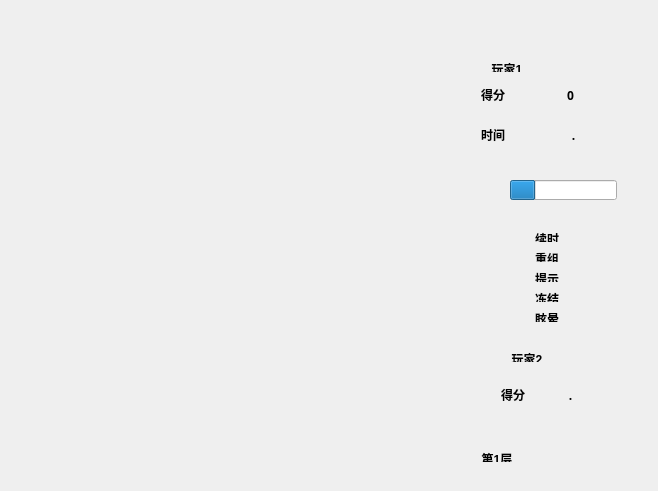
<?xml version="1.0" encoding="UTF-8"?>
<ui version="4.0">
 <class>Widget</class>
 <widget class="QWidget" name="Widget">
  <property name="geometry">
   <rect>
    <x>0</x>
    <y>0</y>
    <width>658</width>
    <height>491</height>
   </rect>
  </property>
  <property name="windowTitle">
   <string>Widget</string>
  </property>
  <widget class="QProgressBar" name="timeBar">
   <property name="geometry">
    <rect>
     <x>510</x>
     <y>180</y>
     <width>107</width>
     <height>20</height>
    </rect>
   </property>
   <property name="value">
    <number>24</number>
   </property>
   <property name="textVisible">
    <bool>false</bool>
   </property>
   <property name="format">
    <string/>
   </property>
  </widget>
  <widget class="QLabel" name="labelTime">
   <property name="geometry">
    <rect>
     <x>480</x>
     <y>120</y>
     <width>26</width>
     <height>31</height>
    </rect>
   </property>
   <property name="font">
    <font>
     <family>微软雅黑</family>
     <weight>75</weight>
     <bold>true</bold>
    </font>
   </property>
   <property name="text">
    <string>&lt;html&gt;&lt;head/&gt;&lt;body&gt;&lt;p align=&quot;center&quot;&gt;时间&lt;/p&gt;&lt;/body&gt;&lt;/html&gt;</string>
   </property>
   <property name="alignment">
    <set>Qt::AlignCenter</set>
   </property>
  </widget>
  <widget class="QLabel" name="numTime">
   <property name="geometry">
    <rect>
     <x>520</x>
     <y>120</y>
     <width>107</width>
     <height>32</height>
    </rect>
   </property>
   <property name="font">
    <font>
     <family>Microsoft YaHei</family>
     <weight>75</weight>
     <bold>true</bold>
    </font>
   </property>
   <property name="text">
    <string>&lt;html&gt;&lt;head/&gt;&lt;body&gt;&lt;p align=&quot;center&quot;&gt;.&lt;/p&gt;&lt;/body&gt;&lt;/html&gt;</string>
   </property>
   <property name="alignment">
    <set>Qt::AlignCenter</set>
   </property>
  </widget>
  <widget class="QLabel" name="labelScore">
   <property name="geometry">
    <rect>
     <x>480</x>
     <y>80</y>
     <width>26</width>
     <height>31</height>
    </rect>
   </property>
   <property name="font">
    <font>
     <family>微软雅黑</family>
     <weight>75</weight>
     <bold>true</bold>
    </font>
   </property>
   <property name="text">
    <string>&lt;html&gt;&lt;head/&gt;&lt;body&gt;&lt;p align=&quot;center&quot;&gt;得分&lt;/p&gt;&lt;/body&gt;&lt;/html&gt;</string>
   </property>
   <property name="alignment">
    <set>Qt::AlignCenter</set>
   </property>
  </widget>
  <widget class="QLabel" name="numScore">
   <property name="geometry">
    <rect>
     <x>520</x>
     <y>80</y>
     <width>101</width>
     <height>32</height>
    </rect>
   </property>
   <property name="font">
    <font>
     <family>Microsoft YaHei</family>
     <weight>75</weight>
     <bold>true</bold>
    </font>
   </property>
   <property name="text">
    <string>&lt;html&gt;&lt;head/&gt;&lt;body&gt;&lt;p align=&quot;center&quot;&gt;0&lt;/p&gt;&lt;/body&gt;&lt;/html&gt;</string>
   </property>
   <property name="alignment">
    <set>Qt::AlignCenter</set>
   </property>
  </widget>
  <widget class="QLabel" name="labelName">
   <property name="geometry">
    <rect>
     <x>480</x>
     <y>60</y>
     <width>54</width>
     <height>12</height>
    </rect>
   </property>
   <property name="font">
    <font>
     <weight>75</weight>
     <bold>true</bold>
    </font>
   </property>
   <property name="text">
    <string>&lt;html&gt;&lt;head/&gt;&lt;body&gt;&lt;p&gt;玩家1&lt;/p&gt;&lt;/body&gt;&lt;/html&gt;</string>
   </property>
   <property name="alignment">
    <set>Qt::AlignCenter</set>
   </property>
  </widget>
  <widget class="QLabel" name="labelProp1">
   <property name="geometry">
    <rect>
     <x>520</x>
     <y>230</y>
     <width>54</width>
     <height>12</height>
    </rect>
   </property>
   <property name="font">
    <font>
     <weight>75</weight>
     <bold>true</bold>
    </font>
   </property>
   <property name="text">
    <string>&lt;html&gt;&lt;head/&gt;&lt;body&gt;&lt;p align=&quot;center&quot;&gt;续时&lt;/p&gt;&lt;/body&gt;&lt;/html&gt;</string>
   </property>
   <property name="alignment">
    <set>Qt::AlignCenter</set>
   </property>
  </widget>
  <widget class="QLabel" name="labelProp2">
   <property name="geometry">
    <rect>
     <x>520</x>
     <y>250</y>
     <width>54</width>
     <height>12</height>
    </rect>
   </property>
   <property name="font">
    <font>
     <weight>75</weight>
     <bold>true</bold>
    </font>
   </property>
   <property name="text">
    <string>&lt;html&gt;&lt;head/&gt;&lt;body&gt;&lt;p align=&quot;center&quot;&gt;重组&lt;/p&gt;&lt;/body&gt;&lt;/html&gt;</string>
   </property>
   <property name="alignment">
    <set>Qt::AlignCenter</set>
   </property>
  </widget>
  <widget class="QLabel" name="labelProp3">
   <property name="geometry">
    <rect>
     <x>520</x>
     <y>270</y>
     <width>54</width>
     <height>12</height>
    </rect>
   </property>
   <property name="font">
    <font>
     <weight>75</weight>
     <bold>true</bold>
    </font>
   </property>
   <property name="text">
    <string>&lt;html&gt;&lt;head/&gt;&lt;body&gt;&lt;p align=&quot;center&quot;&gt;提示&lt;/p&gt;&lt;/body&gt;&lt;/html&gt;</string>
   </property>
   <property name="alignment">
    <set>Qt::AlignCenter</set>
   </property>
  </widget>
  <widget class="QLabel" name="labelProp4">
   <property name="geometry">
    <rect>
     <x>520</x>
     <y>290</y>
     <width>54</width>
     <height>12</height>
    </rect>
   </property>
   <property name="font">
    <font>
     <weight>75</weight>
     <bold>true</bold>
    </font>
   </property>
   <property name="text">
    <string>&lt;html&gt;&lt;head/&gt;&lt;body&gt;&lt;p align=&quot;center&quot;&gt;冻结&lt;/p&gt;&lt;/body&gt;&lt;/html&gt;</string>
   </property>
   <property name="alignment">
    <set>Qt::AlignCenter</set>
   </property>
  </widget>
  <widget class="QLabel" name="labelName2">
   <property name="geometry">
    <rect>
     <x>500</x>
     <y>350</y>
     <width>54</width>
     <height>12</height>
    </rect>
   </property>
   <property name="font">
    <font>
     <weight>75</weight>
     <bold>true</bold>
    </font>
   </property>
   <property name="text">
    <string>&lt;html&gt;&lt;head/&gt;&lt;body&gt;&lt;p&gt;玩家2&lt;/p&gt;&lt;/body&gt;&lt;/html&gt;</string>
   </property>
   <property name="alignment">
    <set>Qt::AlignCenter</set>
   </property>
  </widget>
  <widget class="QLabel" name="labelScore2">
   <property name="geometry">
    <rect>
     <x>500</x>
     <y>380</y>
     <width>26</width>
     <height>31</height>
    </rect>
   </property>
   <property name="font">
    <font>
     <family>微软雅黑</family>
     <weight>75</weight>
     <bold>true</bold>
    </font>
   </property>
   <property name="text">
    <string>&lt;html&gt;&lt;head/&gt;&lt;body&gt;&lt;p align=&quot;center&quot;&gt;得分&lt;/p&gt;&lt;/body&gt;&lt;/html&gt;</string>
   </property>
   <property name="alignment">
    <set>Qt::AlignCenter</set>
   </property>
  </widget>
  <widget class="QLabel" name="numScore2">
   <property name="geometry">
    <rect>
     <x>520</x>
     <y>380</y>
     <width>101</width>
     <height>32</height>
    </rect>
   </property>
   <property name="font">
    <font>
     <family>Microsoft YaHei</family>
     <weight>75</weight>
     <bold>true</bold>
    </font>
   </property>
   <property name="text">
    <string>&lt;html&gt;&lt;head/&gt;&lt;body&gt;&lt;p align=&quot;center&quot;&gt;.&lt;/p&gt;&lt;/body&gt;&lt;/html&gt;</string>
   </property>
   <property name="alignment">
    <set>Qt::AlignCenter</set>
   </property>
  </widget>
  <widget class="QLabel" name="labelProp5">
   <property name="geometry">
    <rect>
     <x>520</x>
     <y>310</y>
     <width>54</width>
     <height>12</height>
    </rect>
   </property>
   <property name="font">
    <font>
     <weight>75</weight>
     <bold>true</bold>
    </font>
   </property>
   <property name="text">
    <string>&lt;html&gt;&lt;head/&gt;&lt;body&gt;&lt;p align=&quot;center&quot;&gt;眩晕&lt;/p&gt;&lt;/body&gt;&lt;/html&gt;</string>
   </property>
   <property name="alignment">
    <set>Qt::AlignCenter</set>
   </property>
  </widget>
  <widget class="QPushButton" name="pauseButton">
   <property name="geometry">
    <rect>
     <x>569</x>
     <y>20</y>
     <width>21</width>
     <height>20</height>
    </rect>
   </property>
   <property name="text">
    <string/>
   </property>
   <property name="flat">
    <bool>true</bool>
   </property>
  </widget>
  <widget class="QPushButton" name="returnButton">
   <property name="geometry">
    <rect>
     <x>540</x>
     <y>20</y>
     <width>21</width>
     <height>20</height>
    </rect>
   </property>
   <property name="text">
    <string/>
   </property>
   <property name="flat">
    <bool>true</bool>
   </property>
  </widget>
  <widget class="QLabel" name="labelLayer">
   <property name="enabled">
    <bool>true</bool>
   </property>
   <property name="geometry">
    <rect>
     <x>470</x>
     <y>450</y>
     <width>54</width>
     <height>12</height>
    </rect>
   </property>
   <property name="font">
    <font>
     <weight>75</weight>
     <bold>true</bold>
    </font>
   </property>
   <property name="text">
    <string>&lt;html&gt;&lt;head/&gt;&lt;body&gt;&lt;p&gt;第1层&lt;/p&gt;&lt;/body&gt;&lt;/html&gt;</string>
   </property>
   <property name="alignment">
    <set>Qt::AlignCenter</set>
   </property>
  </widget>
  <widget class="QPushButton" name="restartButton">
   <property name="geometry">
    <rect>
     <x>500</x>
     <y>20</y>
     <width>21</width>
     <height>20</height>
    </rect>
   </property>
   <property name="text">
    <string/>
   </property>
   <property name="flat">
    <bool>true</bool>
   </property>
  </widget>
 </widget>
 <resources/>
 <connections/>
</ui>
